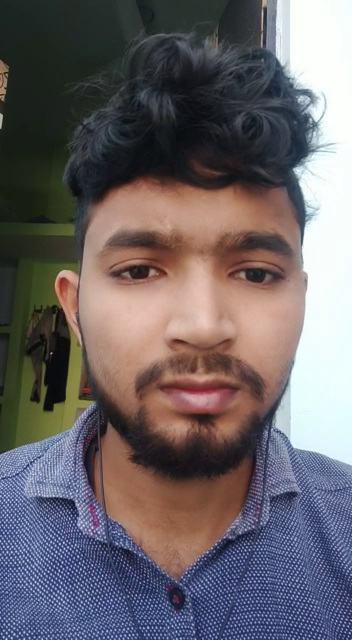
#> input picture frame 31 of Image-Detection/Faizan video.mp4, 352 x 640 px, given in place of Motion-detection.mp4, which was not available
$ python '24-MotionDetection -and -tracking.py'
#> lines starting #> are read from the running program, lines starting #| are printed output that depends on the picture; after the words box and inside, x2 and y2 are one past the last pixel; in counts of white or black regions, pixels touching at a corner belong together; pictures that were not available may be replaced by others from this repository, and a replacement may not be noted
import cv2
import numpy as np

#So video capture the videocapture function is used  video detect the video

cap =cv2.VideoCapture("Motion-detection.mp4")

ret, frame1 =cap.read()
#> frame1 is the input picture: shape (640, 352, 3); mean B, G, R 104, 100.3, 106.8

ret, frame2 =cap.read()
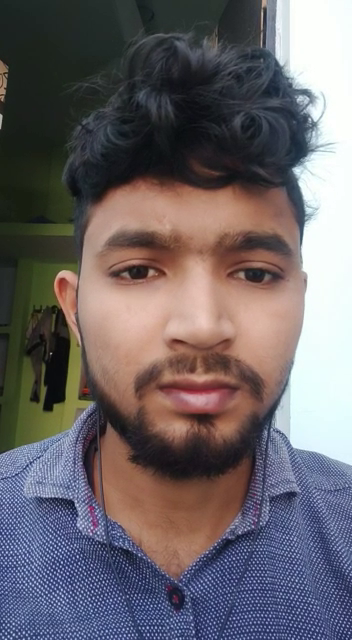
#> input picture frame 32 of Image-Detection/Faizan video.mp4, 352 x 640 px, given in place of Motion-detection.mp4, which was not available
#> frame2 is the input picture: shape (640, 352, 3); mean B, G, R 104.4, 100.6, 107.2


while cap.isOpened() :# isOpened

	diff =cv2.absdiff(frame1,frame2) # diff basically
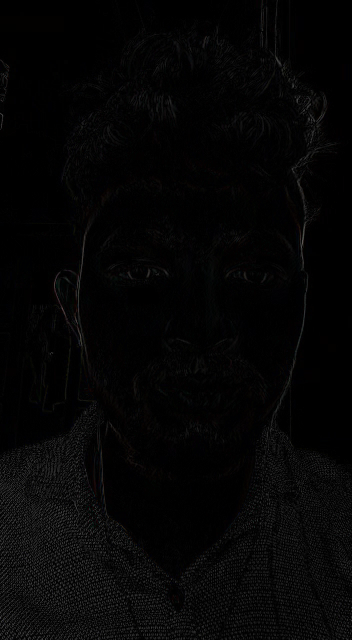
#> diff: shape (640, 352, 3); mean B, G, R 5.1, 5, 5.1

	gray =cv2.cvtColor(diff,cv2.COLOR_BGR2GRAY) #Convert the color image to gray image

	blur =cv2.GaussianBlur(gray ,(5,5),0)# Gaussian function basically blur the image

	_,thresh=cv2.threshold(blur ,20,255,cv2.THRESH_BINARY)
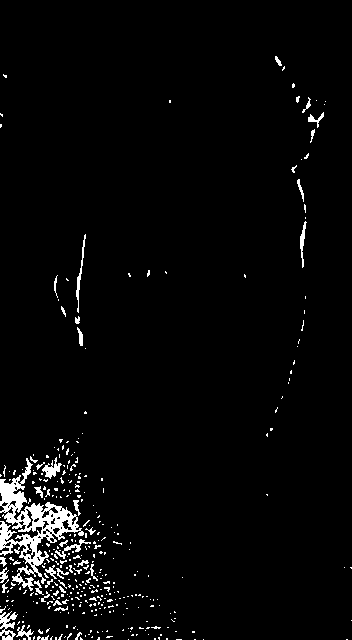
#> thresh: shape (640, 352); 3.2% white; 380 white regions (342 under 20 px), largest, box (x1, y1, x2, y2) and area: (0, 458, 84, 591) 3182, (0, 611, 18, 640) 270, (42, 457, 62, 479) 185

	dilated =cv2.dilate(thresh,None,iterations=3)
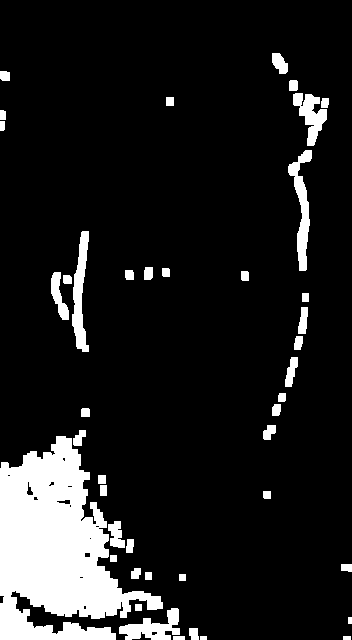
#> dilated: shape (640, 352); 11.7% white; 43 white regions

	contours,_=cv2.findContours(dilated,cv2.RETR_TREE,cv2.CHAIN_APPROX_SIMPLE)
#> contours = 57 contours, 13 with area under 20; largest, box (x1, y1, x2, y2) and area: (0, 436, 163, 640) 17876, (288, 150, 312, 271) 1016, (72, 231, 89, 352) 1000, (119, 608, 180, 640) 886, (293, 93, 327, 146) 786

	for contour in contours : #means countour is seperate and reactangle print
		(x,y,w,h) =cv2.boundingRect(contour)

		if cv2.contourArea(contour)<700 : #If the area contour greater than then rectangle is print
		   continue
		cv2.rectangle(frame1,(x,y),(x+w,y+h),(0,255,0),2) #(x,y)direction and color ,thickness

		# inside image put text frame(frame1,status,format,movement (X,y direction),(design  of font),font scale ,font color,thickness)

		cv2.putText(frame1,"status :()".format('Movement'),(10,20),cv2.FONT_HERSHEY_SIMPLEX,1,(0,0,255),3)
#> this loop made 57 passes
#> (x, y, w, h) on passes 4, 6, 7, 11, 12, 14, 15, 16, 19, 20, 21, 22: (189, 628, 10, 12), (119, 608, 61, 32), (151, 631, 7, 5), (131, 568, 10, 11), (341, 564, 11, 8), (126, 539, 8, 14), (108, 521, 17, 27), (263, 491, 8, 8), (0, 436, 163, 204), (83, 605, 4, 5), (79, 576, 5, 3), (84, 552, 7, 6)
#> (contour, x, y, w, h) on passes 1, 2, 3, 5, 8, 9: ([[343, 636], [343, 639], [350, 639], [350, 636]], 343, 636, 8, 4), ([[200, 636], [200, 639], [206, 639], [206, 636]], 200, 636, 7, 4), ([[173, 636], [173, 639], [184, 639], [184, 636]], 173, 636, 12, 4), ([[348, 617], [348, 623], [351, 623], [351, 617]], 348, 617, 4, 7), ([[135, 604], [135, 610], [141, 610], [141, 604]], 135, 604, 7, 7), ([[179, 574], [179, 580], [185, 580], [185, 574]], 179, 574, 7, 7)
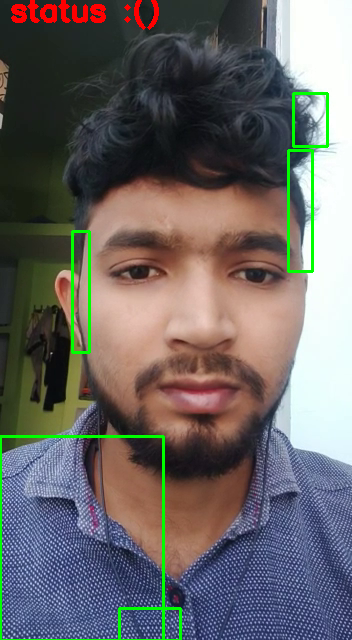
#> frame1: shape (640, 352, 3); 2.56% of pixels changed, all inside (x1, y1, x2, y2) = (0, 0, 329, 640)


	    #cv2.drawContours(frame1,contours,-1,(0,255,0),2)# (frame1 draw contours,(no of color),no of thickness)

	#contour detect the image corner part

	cv2.imshow("Motion-detection and tracking object",frame1)
	frame1=frame2


	ret , frame2 =cap.read() # reading the new frame1 and frame2

	if cv2.waitKey(40)==27:

#> (key Esc is pressed here)
#> (the run stopped early here; a loop or call above may not have finished)

$ run again, starting later in the video
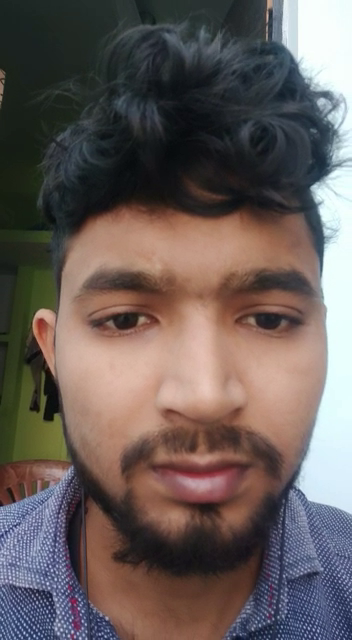
#> input picture frame 141 of Image-Detection/Faizan video.mp4, 352 x 640 px, given in place of Motion-detection.mp4, which was not available
#> frame1 is the input picture: shape (640, 352, 3); mean B, G, R 89.7, 92.9, 103.9
#> `_,thresh=cv2.threshold(blur ,20,255,cv2.THRESH_BINARY)`:
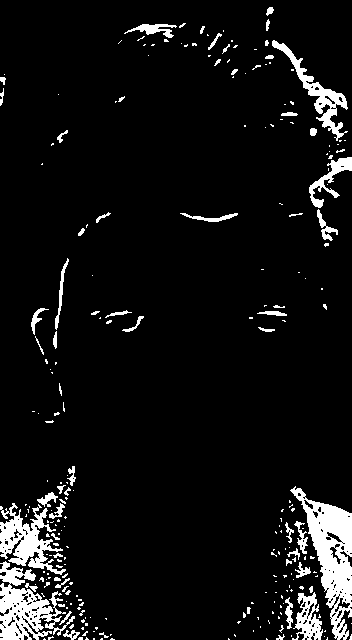
#> thresh: shape (640, 352); 7% white; 251 white regions (192 under 20 px), largest, box (x1, y1, x2, y2) and area: (290, 486, 352, 640) 3739, (0, 561, 75, 640) 2635, (0, 503, 66, 575) 2023
#> dilated: shape (640, 352); 17.6% white; 41 white regions
#> contours = 65 contours, 20 with area under 20; largest, box (x1, y1, x2, y2) and area: (0, 463, 118, 640) 11400, (265, 483, 352, 640) 10626, (242, 37, 352, 250) 5624, (115, 20, 189, 49) 1196, (197, 23, 241, 81) 1078
#> the loop `for contour in contours :` made 65 passes
#> (x, y, w, h) on passes 1, 2, 3, 4, 5, 7, 9, 10: (263, 635, 8, 5), (225, 631, 14, 9), (102, 615, 8, 8), (250, 614, 14, 21), (234, 599, 23, 28), (265, 483, 87, 157), (295, 606, 3, 4), (321, 600, 8, 28)
#> after the loop `for contour in contours :`:
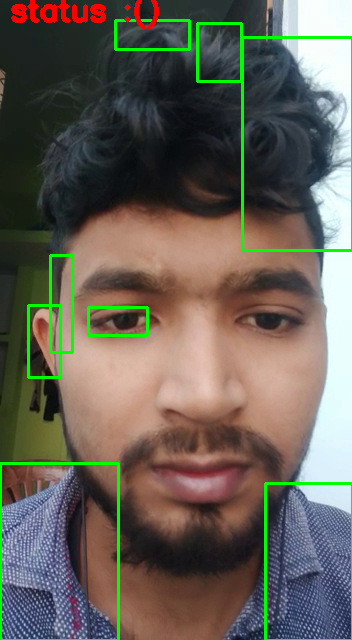
#> frame1: shape (640, 352, 3); 3.67% of pixels changed, all inside (x1, y1, x2, y2) = (0, 0, 352, 640)
